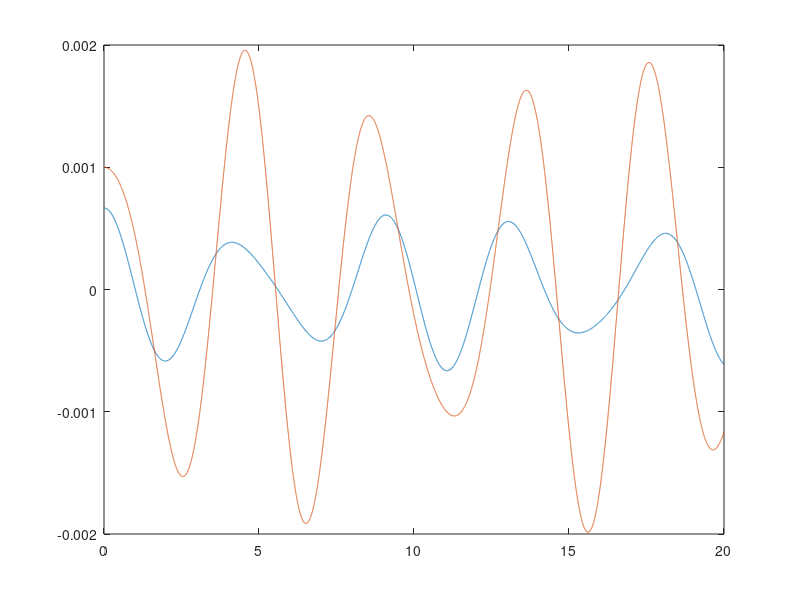

The MATLAB script that drew this image: (Note: this script raises an error after producing the figure.)
%% Plots the transient response of a forced 2DOF mass spring damper system 

%% simulation parameters
fs=1000;        % [Hz] sampling frequency
dt=1/fs;        % [s] delta t
t=0:dt:20;      % [s] time scale

%% Initial conditions: x(0) = 0, x'(0)=0 ,y(0)=0, y'(0)=0
initial_x    = 1e-3;
initial_dxdt = 0;
initial_y    = 0;
initial_dydt = 0;
x=[initial_x initial_dxdt];
y=[initial_y initial_dydt];
z=[x y];
% initial disp and velocity
xt0=[initial_x initial_y]';
dxdt0=[initial_dxdt initial_dydt]';
%% Modal Decoupling 
k1=24;
k2=3;
m1=9;
m2=1;
%---------------------------
M=[m1 0;0 m2];
K=[k1+k2 -k2;-k2 k2];
%---------------------------
% spectral matrix
K_dash=M^-0.5*K*M^-0.5;
[modes,nat]=eig(K_dash);
W=diag(nat);
w1=sqrt(W(1));
w2=sqrt(W(2));
% supplementary matrices
P=modes;
S=M^-0.5*P;
S_dash=(P'*M^0.5)';
% initial disp and velo -> uncoupled
rxt=S_dash*xt0;
rdxdt=S_dash*dxdt0;

r1=((sqrt(w1^2*rxt(1)^2+rdxdt(1)^2))/w1)*sin(w1*t+atan((w1*rxt(1))/rdxdt(1)));
r2=((sqrt(w2^2*rxt(2)^2+rdxdt(2)^2))/w2)*sin(w2*t+atan((w2*rxt(2))/rdxdt(2)));
r=[r1;r2];

% final solution in physical coordinates
X=S*r;

figure
plot(t,X)
% 
%% Solve the model
options=odeset('InitialStep',dt,'MaxStep',dt);
[t,x]=ode45(@rhs, t, z, options);
%% Import comparison 
% M='U:\_PhD\Datathief\MDOF_freeResponse-InmanEngVib\figure12_mode1.csv';
% data=csvread(M,1,0);
% N='U:\_PhD\Datathief\MDOF_freeResponse-InmanEngVib\figure12_mode2.csv';
% data1=csvread(N,1,0);
%% Plot the results
% Plot the time series
figure
plot1=plot(t,x(:,1),t,x(:,3));
set(plot1,'LineWidth',2)
xlabel('t'); ylabel('x');
title('Time Series')
grid on
legend 'ODE45 mode1' 'ODE45 mode2' 'Datathief mode1' 'Datathief mode2'
set(gca,'fontsize',20) 
%%% Calculate the PSD of the time series
FFTsize=1024;
[PSD_theory_f10Hz,F_theory_f10Hz]=pwelch(x,hanning(FFTsize),[],FFTsize,fs);
figure
p3=plot(F_theory_f10Hz,10*log10(abs(PSD_theory_f10Hz)));
xlabel('Frequency (Hz)');
ylabel('Displacement (dB re 1m)');
title('PSD of Displacement of Mass');


%% Mass-Spring-Damper system
% The equations for the mass spring damper system have to be defined
% separately so that the ODE45 solver can call it.
    function dxdt=rhs(t,x)
        mass1=9;		% [kg]
        mass2=1;
        stiff1=24;    % [N/m]
        stiff2=3;
        damp1=0;     % [Ns/m] keep as a small number to fix solver errors
        damp2=0;
        
     
        dxdt_1 = x(2);
        dxdt_2 = ((stiff2)/mass1)*x(3) -((stiff1+stiff2)/mass1)*x(1);
        dydt_1= x(4);
        dydt_2= ((stiff2)/mass2)*x(1) -((stiff2)/mass2)*x(3);
        dxdt=[dxdt_1; dxdt_2; dydt_1; dydt_2];
    end